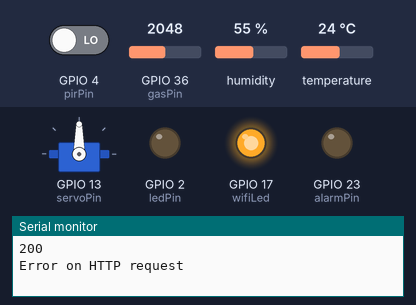
Recording of a sketch running on a simulated ESP32. On the bench: servo, output pins drawn as LEDs (lit = HIGH), the last lines printed to the serial monitor. The inputs (shaded band) are chosen by the test bench; at power-on: GPIO 4 (pirPin) LOW, GPIO 36 (gasPin) = 2048, humidity 55 %, temperature 24 °C. WiFi joins after 1.5 s; servers stay silent unless stated; uploads are accepted with an empty reply.

Above: at 5.7 s.
5.8 s: GPIO 4 (pirPin) driven HIGH
At 6.7 s:
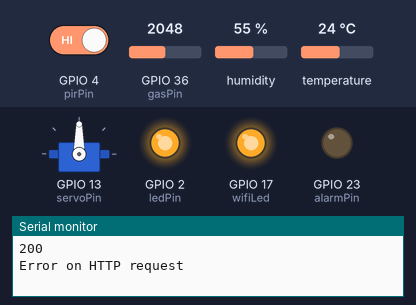
7.3 s: GPIO 4 (pirPin) driven LOW
At 7.8 s:
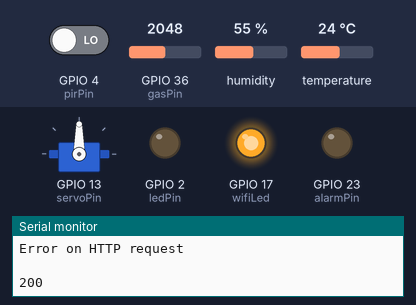
Timing chart, 0 to 10.3 s (numbered marks = the images above; inputs shaded):
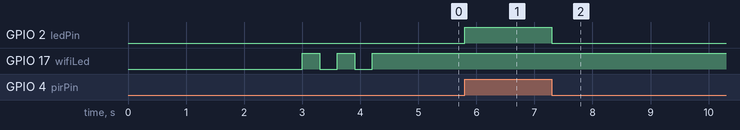

The sketch:

http_request.ino
```cpp
#include <WiFi.h>
#include <HTTPClient.h>
#include "DHTinit.h"
#include "servo.h"

volatile int pirCount=0; //to count number of detected motions
int ledPin = 2;                // LED
int pirPin = 4;                 // PIR Out pin
volatile int gasPin = 36;//gas out
volatile int wifiLed = 17; //wifi indicator
int alarmPin = 23 ;
volatile byte pirStat = LOW;// PIR status
String servState="";

volatile int interruptCounter;
int totalInterruptCounter;
hw_timer_t * timer = NULL;
DHT dht(DHTPin,DHTTYPE);


void IRAM_ATTR isr0()
{
pirStat=digitalRead(pirPin);
digitalWrite(ledPin,pirStat);
Serial.printf("motion is detected\n");
pirCount++;

}

void IRAM_ATTR onTimer()
{
  Serial.printf("hi from timer\n");
  if(analogRead(gasPin)<=2200)
  {
  Serial.printf("your house is safe\n");
  digitalWrite(alarmPin,LOW);
  }
  else
  {
  digitalWrite(alarmPin,HIGH);
  }
}


void setup()
{
Serial.begin(115200);
pinMode(ledPin, OUTPUT);
pinMode(alarmPin, OUTPUT);
pinMode(pirPin, INPUT);
attachInterrupt(pirPin,isr0,CHANGE);
ConnectWifi("Adwm","32@adfo@5915859",wifiLed);
timer = timerBegin(0, 80, true);
timerAttachInterrupt(timer, &onTimer, true);
timerAlarmWrite(timer, 3000000, true);
/*timerAlarmEnable(timer);*/
DHTinit();
servoInit();
}

void loop()
{
 httpPost("http://gradprojcomm.pythonanywhere.com/motion",String(pirCount));
 httpPost("http://gradprojcomm.pythonanywhere.com/gas",String(analogRead(gasPin)));
 httpPost("http://gradprojcomm.pythonanywhere.com/humidity",String(dht.readHumidity()));
 httpPost("http://gradprojcomm.pythonanywhere.com/temp",String(dht.readTemperature()));
 /*servoAngle(httpGet("http://gradprojcomm.pythonanywhere.com/servo"));*/
 servState=httpGet("http://gradprojcomm.pythonanywhere.com/face");
 Serial.println(servState);
  if(servState=="b\'CloseTheWindow\'")
  {Serial.printf("hello  0");
   servoAngle(0);
  }
  else if(servState=="b\'OpenTheWindow\'")
  {Serial.printf("hello  180");
   servoAngle(180);
  }
  else if(servState=="b\'TurnOnTheLight\'")
  {Serial.printf("light on");
   digitalWrite(wifiLed,HIGH);
  }
  else if(servState=="b\'TurnOffTheLight\'")
  {Serial.printf("light off");
   digitalWrite(wifiLed,LOW);
  }
}
```

ConnectServer.ino
```cpp
void httpPost(char *link,String post)
{
  HTTPClient http;
  http.begin(link);
  http.addHeader("Content-Type", "text/plain");
   int httpResponseCode = http.POST(post);   //Send the actual POST request
   if(httpResponseCode>0){
    Serial.println(httpResponseCode);
   }
   else
   {
    Serial.println("Error on sending POST");
   }
   http.end();
}

String httpGet(char *link)
{ String payload = " ";
  HTTPClient http;
    http.begin(link); //Specify the URL
    int httpCode = http.GET();         //Make the request
    if (httpCode > 0)
    { //Check for the returning code
        payload = http.getString();
        Serial.println(httpCode);
        Serial.println(payload);
    }
    else
    {
      Serial.println("Error on HTTP request");
    }

    http.end(); //Free the resources
    return payload ;
  }
```

DHTinit.h
```cpp
#include "DHT.h"
#define DHTTYPE DHT11   // DHT 11
int DHTPin = 5 ;
float Temperature ;
float Humidity ;
```

DHTinit.ino
```cpp
void DHTinit()
{
  pinMode(DHTPin, INPUT);
  dht.begin();
}
```

servo.h
```cpp
#include <ESP32Servo.h>
Servo myservo ;
volatile int last = 120;
int servoPin = 13 ;
```

servoInit.ino
```cpp
void servoInit()
{
  ESP32PWM::allocateTimer(0);
  ESP32PWM::allocateTimer(1);
  ESP32PWM::allocateTimer(2);
  ESP32PWM::allocateTimer(3);
  myservo.setPeriodHertz(50);    // standard 50 hz servo
  myservo.attach(servoPin, 500, 2400); // attaches the servo on pin 18 to the servo object
  // using default min/max of 1000us and 2000us
  // different servos may require different min/max settings
  // for an accurate 0 to 180 sweep
}


void servoAngle(int pos)
{
  myservo.write(last);
  delay(100);
if(last<=pos)
  {
  for (last;last <= pos;last += 1)
  {
    Serial.println(last);
    Serial.println(pos);
    myservo.write(last);
    delay(10);
  }
  }
  else if(last>pos)
  {
    for (last;last >= pos;last -= 1)
  {
    Serial.println(last);
    Serial.println(pos);
    myservo.write(last);
    delay(10);
  }
  }
  last=pos;
}
```

wifi.ino
```cpp
void ConnectWifi(char *ssd,char *pass,int wifiLed)
{
  WiFi.disconnect();
  pinMode(wifiLed, OUTPUT);
  Serial.println("start");
  delay(3000);
  Serial.println("connecting");
  WiFi.begin(ssd,pass);
  while ((!(WiFi.status() == WL_CONNECTED))){
    Serial.printf("....");
    digitalWrite(wifiLed,!digitalRead(wifiLed));
    delay(300);
  }
  Serial.println("conected!!!!");
  digitalWrite(wifiLed,HIGH);
  Serial.println((WiFi.localIP()));
}
```

Measured:
- after the input at 5.8 s, GPIO 2 (ledPin): LOW → HIGH at once
- after the input at 7.3 s, GPIO 2 (ledPin): HIGH → LOW at once
